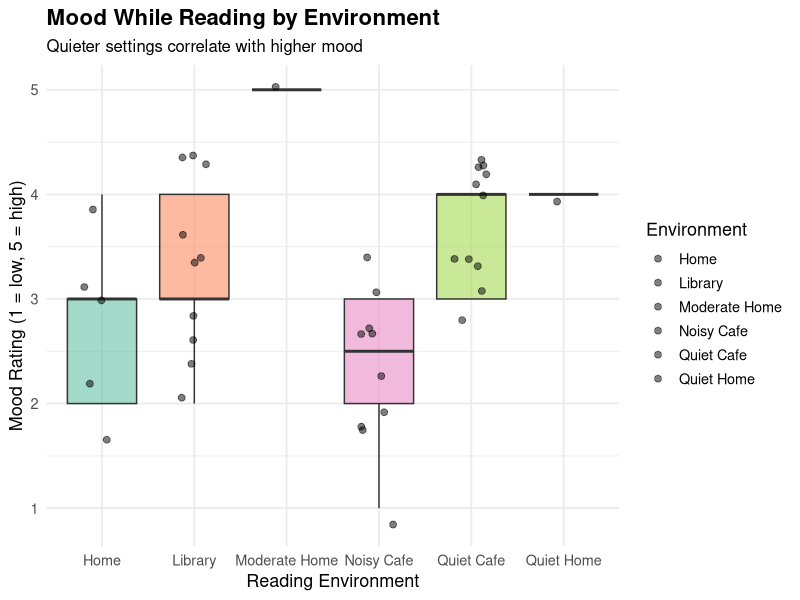
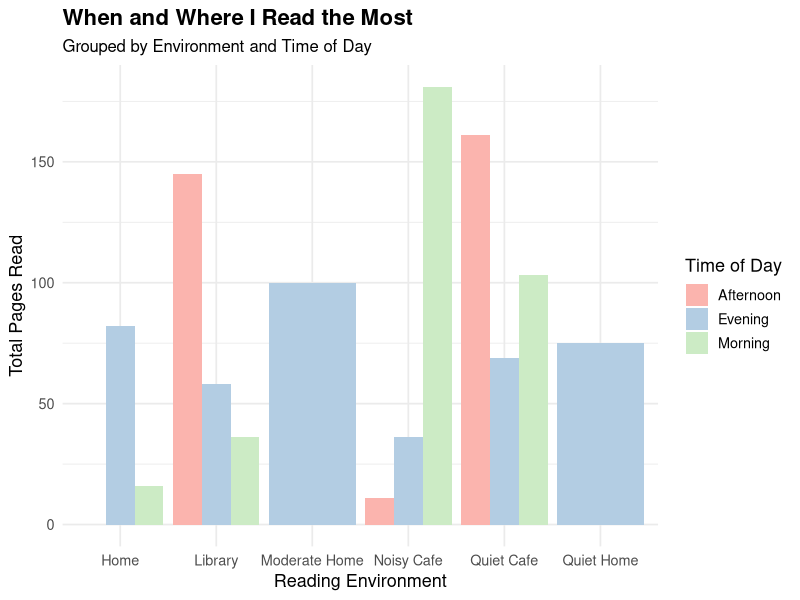

Reproduce these figures in R, in order.
## ---- chunk 1
# Load required libraries
library(tidyverse)
library(here)

# Read in dataset
reading_data <- read_csv(here("data", "updated_reading_dataset.csv"))
## ---- chunk 2
# Plot 1: Mood by Reading Environment
ggplot(reading_data, aes(x = Environment, y = Mood, fill = Environment)) +
  geom_boxplot(show.legend = FALSE, alpha = 0.6, outlier.shape = NA) +
  geom_jitter(width = 0.2, color = "black", alpha = 0.5, size = 2) +
  scale_fill_brewer(palette = "Set2") +
  labs(
    title = "Mood While Reading by Environment",
    subtitle = "Quieter settings correlate with higher mood",
    x = "Reading Environment",
    y = "Mood Rating (1 = low, 5 = high)"
  ) +
  theme_minimal(base_size = 13) +
  theme(
    plot.title = element_text(face = "bold", size = 16),
    plot.subtitle = element_text(size = 12)
  )
## ---- chunk 3
# Summarize total pages read by environment and time of day
pages_by_env_time <- reading_data %>%
  group_by(Environment, `Time of Day`) %>%
  summarize(Total_Pages = sum(`Pages Read`, na.rm = TRUE), .groups = "drop")

# Create grouped bar plot
ggplot(pages_by_env_time, aes(x = Environment, y = Total_Pages, fill = `Time of Day`)) +
  geom_bar(stat = "identity", position = "dodge") +
  scale_fill_brewer(palette = "Pastel1") +
  labs(
    title = "When and Where I Read the Most",
    subtitle = "Grouped by Environment and Time of Day",
    x = "Reading Environment",
    y = "Total Pages Read",
    fill = "Time of Day"
  ) +
  theme_minimal(base_size = 13) +
  theme(
    plot.title = element_text(face = "bold", size = 16),
    plot.subtitle = element_text(size = 12)
  )
